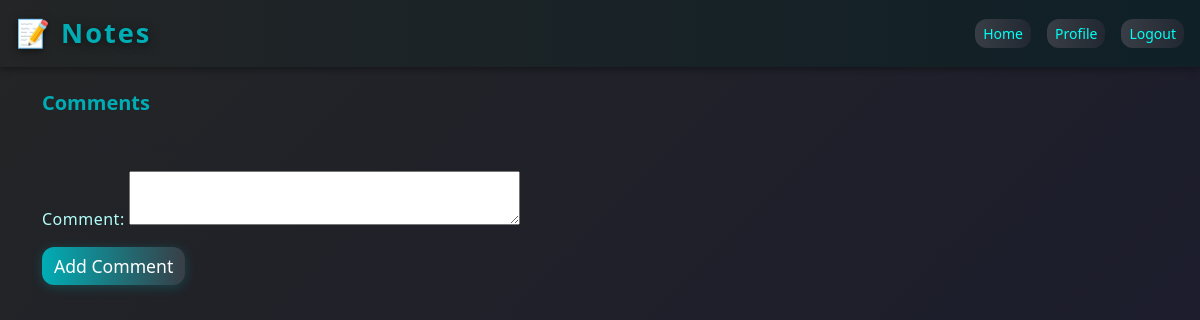
/first_note/comment/1/ (signed in), run on an earlier commit of the app's database.
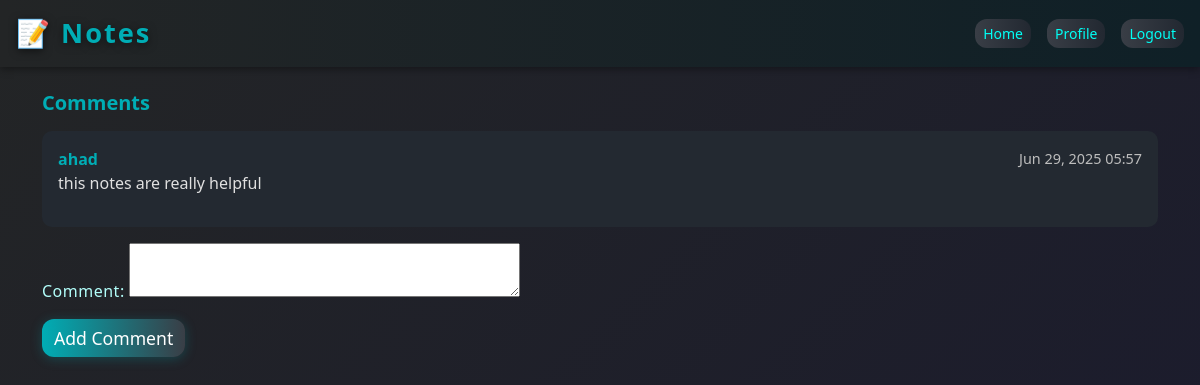
And on a later commit of the database.
### first_note/models.py (models this page shows, shortened)
class comments(models.Model):
    note = models.ForeignKey(notes, on_delete=models.CASCADE, related_name='comments')
    user = models.ForeignKey(User, on_delete=models.CASCADE)
    content = models.TextField()
    created_at = models.DateTimeField(default=timezone.now)

### first_note/views.py (the view)
# urls.py: path('comment/<int:note_id>/', views.comment_on_note, name='comment_on_note'),
@login_required
def comment_on_note(request, note_id):
    note = get_object_or_404(notes, id=note_id)
    if request.method == 'POST':
        form = CommentForm(request.POST, note=note)
        if form.is_valid():
            form.save(user=request.user)
            return redirect('comment_on_note', note_id=note.id)
    else:
        form = CommentForm(note=note)
    return render(request, 'notes/comment_on_note.html', {'note': note, 'form': form})

### first_note/form.py (shortened to what this page needs)
class CommentForm(forms.Form):
    content = forms.CharField(widget=forms.Textarea(attrs={'rows': 2, 'cols': 40}), label='Comment')
    def __init__(self, *args, **kwargs):
        self.note = kwargs.pop('note', None)
        super().__init__(*args, **kwargs)

### first_note/templates/notes/comment_on_note.html (shortened to what this page needs)
{% extends "layout.html" %}
{% block content %}
    <div class="mt-4">
        <h5 class="note-title mb-3">Comments</h5>
        {% if note.comments.all %}
            <ul class="list-unstyled">
                {% for comment in note.comments.all %}
                    <li class="mb-3 p-3" style="background: #232931; border-radius: 10px;">
                        <div class="d-flex justify-content-between align-items-center">
                            <span class="fw-bold" style="color: #00adb5;">{{ comment.user.username }}</span>
                            <span class="note-meta" style="font-size: 0.9em;">{{ comment.created_at|date:"M d, Y H:i" }}</span>
                        </div>
                        <div style="color: #e0e0e0;">{{ comment.content|linebreaks }}</div>
                    </li>
                {% empty %}
                    <li class="text-muted">No comments yet.</li>
                {% endfor %}
            </ul>
        {% else %}
            <div class="text-muted">No comments yet.</div>
        {% endif %}
    </div>
    <form method="post" class="mt-3">
        {{ form.as_p }}
        <button type="submit" class="btn" style="
            background: linear-gradient(90deg, #00adb5 0%, #393e46 100%);
            color: #fff;
            font-weight: 500;
            border-radius: 12px;
            box-shadow: 0 2px 12px #00adb544;
            font-size: 1.1rem;
        ">Add Comment</button>
    </form>
{% endblock %}

What changed in the data, as far as the page shows it:
added comments: user.username "ahad", created_at "Jun 29, 2025 05:57", content "this notes are really helpful"
